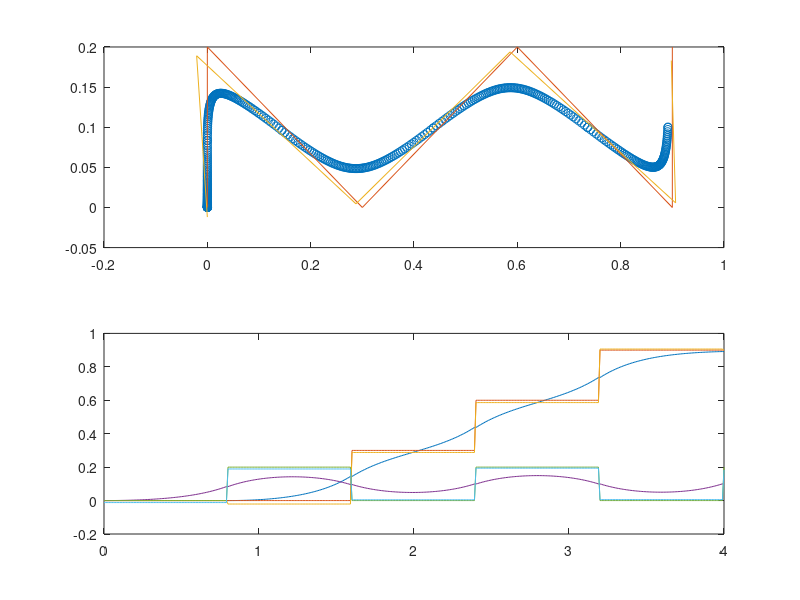

This figure's MATLAB source:
%%%%%%%%%%%%%%%%%%%%%%%%%%%%%%%%%%%%%%%%%%%%%%%%%%%%%%%%%%%%%%%%%%%%%%%%%%%%%%%%
clear;										% 変数の初期化
											% ★★★足の着地時間(s)，x方向の位置(m)，y方向の位置(m)
foot = [0 0 0; 0.8 0.0 0.2; 1.6 0.3 0.0; 2.4 0.6 0.2; 3.2 0.9 0.0; 4.0 0.9 0.2; 100 0 0];
calculate_period = 4.0;						% 歩行パターンを生成する期間(s)
dt = 0.01;									% サンプリングタイム (s)
zh = 0.8;									% 重心位置 (m)
g  = 9.8;									% 重力加速度 (m/s^2)

t = 0:dt:calculate_period;

%%%%%%%%%%%%%%%%%%%%%%%%%%%%%%%%%%%%%%%%%%%%%%%%%%%%%%%%%%%%%%%%%%%%%%%%%%%%%%%%

i = 1;										% 目標ZMP波形の生成
n = 1;										% 足の着地時間・位置 foot → 目標ZMPパターン prefx, prefy
for tt = 0:dt:calculate_period+1
	if (tt == foot(n,1))
		prefx(i) = foot(n,2);
		prefy(i) = foot(n,3);
		n = n + 1;
	else
		prefx(i) = prefx(i-1);
		prefy(i) = prefy(i-1);
	endif
	i = i + 1;
endfor

%%%%%%%%%%%%%%%%%%%%%%%%%%%%%%%%%%%%%%%%%%%%%%%%%%%%%%%%%%%%%%%%%%%%%%%%%%%%%%%%

i = n = 1;
px = py = 0;
x = y = xi = xi = 0;
xd = yd = xdi = ydi = 0;
Tc = 1;
a = 10;
b = 1;
Tc = sqrt(zh/g);

for tt = t
	if (tt == foot(n,1))
		t0 = foot(n,1);
		xi = x;
		yi = y;
		xdi = xd;
		ydi = yd;
		px = foot(n,2);
		py = foot(n,3);
		Tsup = foot(n+1,1)-foot(n,1);
		C = cosh(Tsup/Tc);
		S = sinh(Tsup/Tc);
		xb = (foot(n+1,2)-foot(n,2))/2;
		yb = (foot(n+1,3)-foot(n,3))/2;
		vxb = (C+1)/(Tc*S)*xb;
		vyb = (C-1)/(Tc*S)*yb;
		x_des = px + xb;
		y_des = py + yb;
		xd_des = vxb;
		yd_des = vyb;
		D = a*(C-1)*(C-1)+b*(S/Tc)*(S/Tc);
		px = -a*(C-1)/D*(x_des-C*xi-Tc*S*xdi)-b*S/(Tc*D)*(xd_des-S/Tc*xi-C*xdi);
		py = -a*(C-1)/D*(y_des-C*yi-Tc*S*ydi)-b*S/(Tc*D)*(yd_des-S/Tc*yi-C*ydi);
		n = n + 1;
	endif

	x = (xi - px)*cosh((tt - t0)/Tc)+Tc*xdi*sinh((tt - t0)/Tc)+px;
	y = (yi - py)*cosh((tt - t0)/Tc)+Tc*ydi*sinh((tt - t0)/Tc)+py;
	xd = (xi - px)/Tc*sinh((tt - t0)/Tc)+xdi*cosh((tt - t0)/Tc);
	yd = (yi - py)/Tc*sinh((tt - t0)/Tc)+ydi*cosh((tt - t0)/Tc);
	x0(i) = x;				% 重心位置の描画用
	y0(i) = y;
	x1(i) = prefx(i);		% 目標ZMP位置の描画用
	y1(i) = prefy(i);
	x2(i) = px;				% 実際のZMP位置の描画用
	y2(i) = py;
	i = i + 1;
endfor
subplot(2,1,1);				% グラフの描画
plot(x0, y0, "o", x1, y1, x2, y2);
subplot(2,1,2);
plot(t, x0, t, x1, t, x2, t, y0, t, y1, t, y2);
